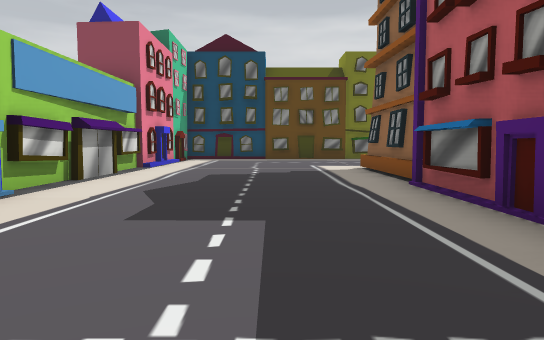
[1] (above)

19 first-person views from a walk through a scene from a Unity 3-D project. The camera is 1.2 m above the floor, tilts 4° down and sees 70° across. The floor is counted in squares, 2 m on a side. Each view is taken from the middle of a square. On the plan, view 1 faces up. The plan holds only what a view shows up to about 11 squares ahead; the rest is blank. The place goes on beyond the plan. The player character is not drawn.

[2]
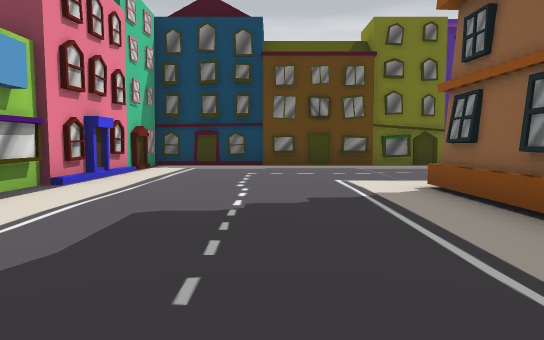

[3]
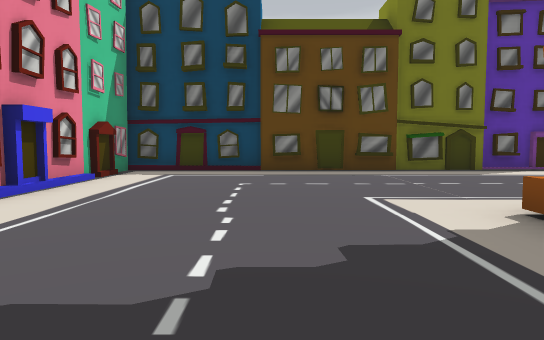

[4]
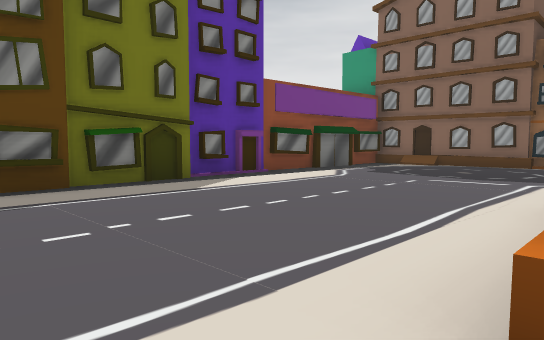

[5]
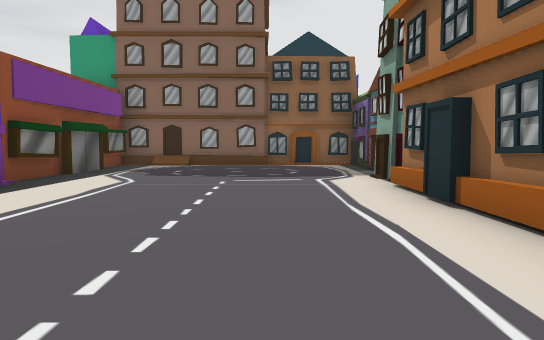

[6]
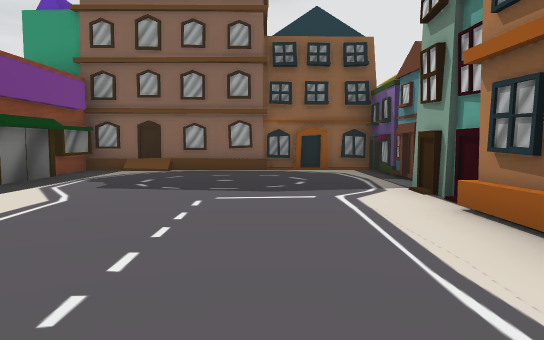

[7]
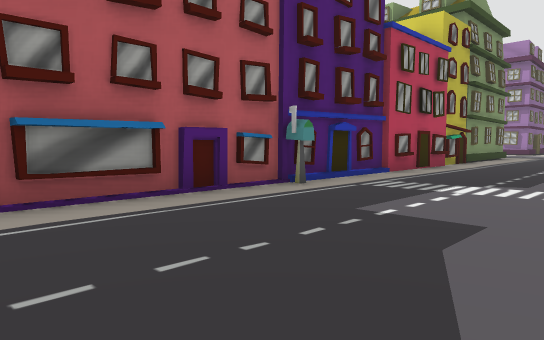

[8]
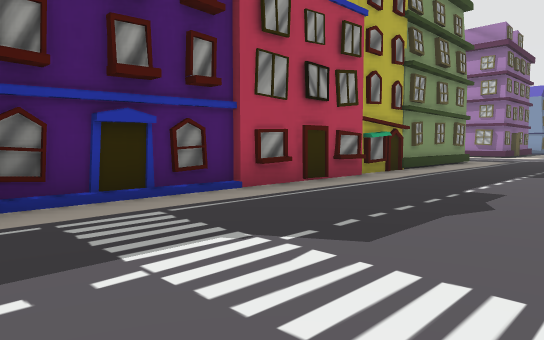

[9]
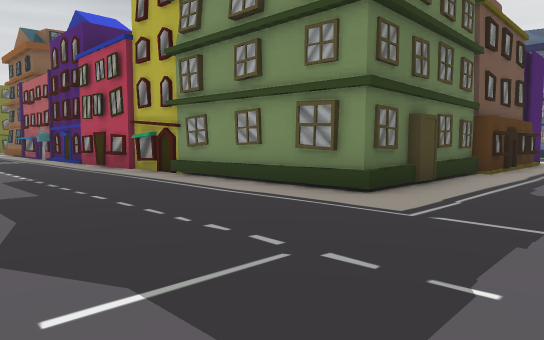

[10]
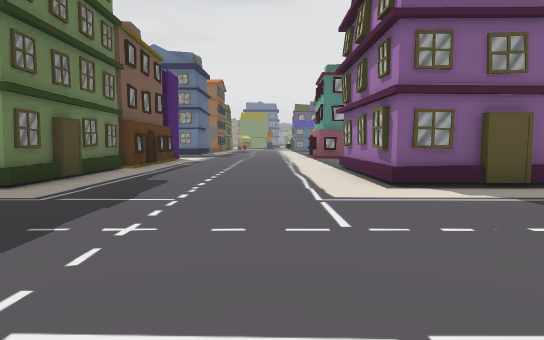

[11]
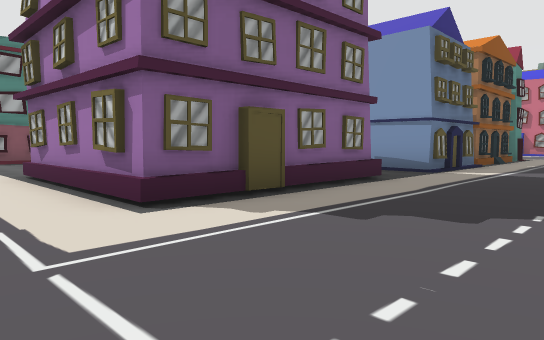

[12]
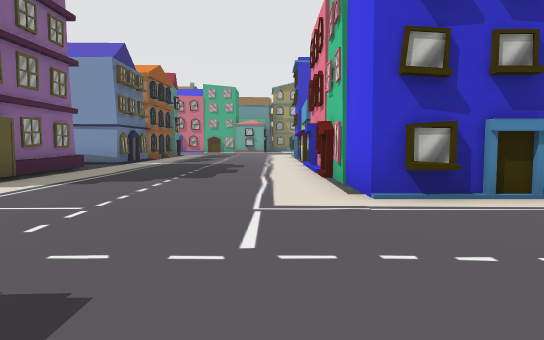

[13]
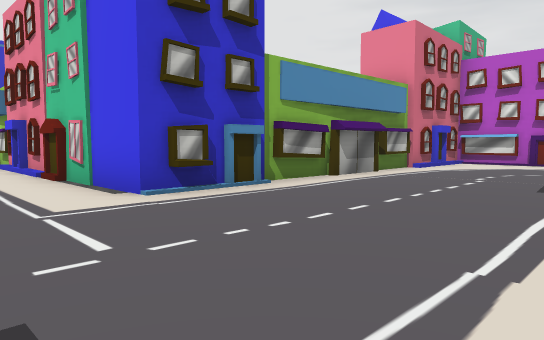

[14]
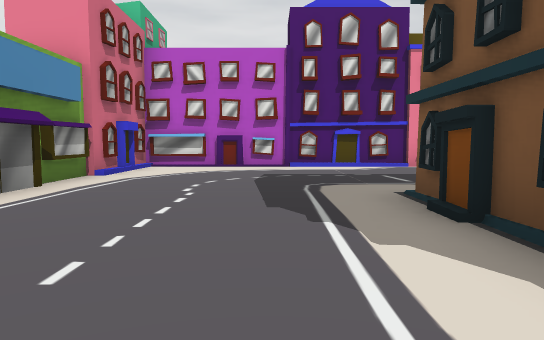

[15]
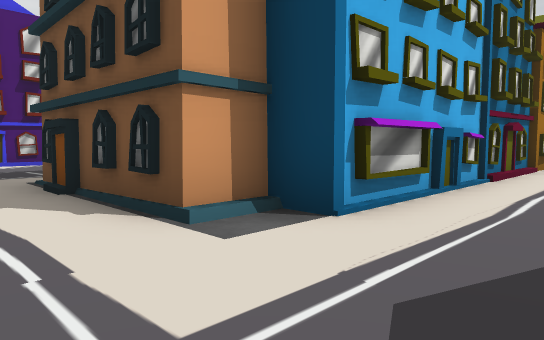

[16]
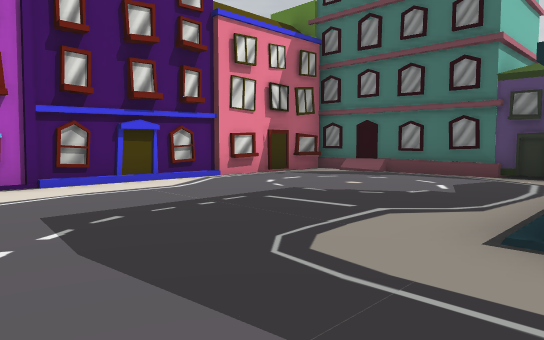

[17]
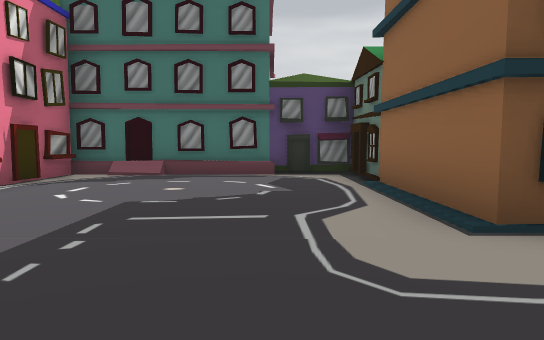

[18]
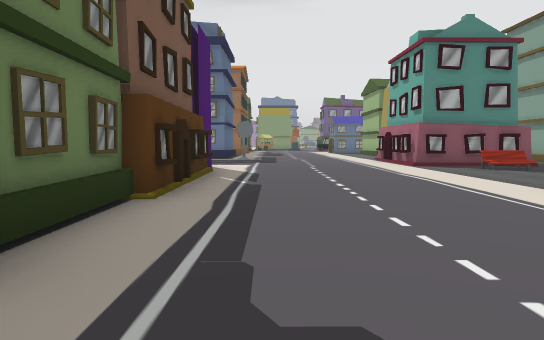

[19]
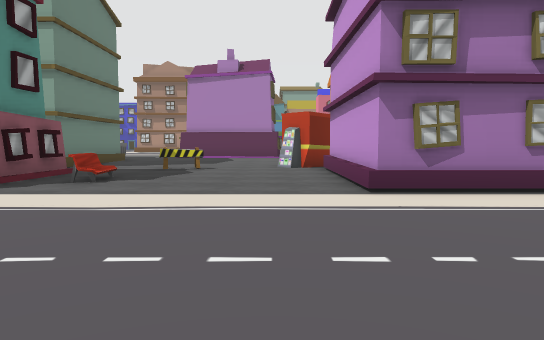

### Floor plan
Key: @ floor where view 1 was taken; # wall or solid block; . main floor; : floor 0.25 m higher than the main floor; / step, stairs or slope; H house; O other object.
Columns run from 13 left of view 1 to 13 right of it. Each row starts with its distance up from view 1.
 15           ###############H
 14           #..............H
 13           #..............H
 12           #..............H
 11           #..............H
 10           #..............H
  9           #....HHHHHHHH/HH
  8           #....H     H:H
  7           #....H     HH
  6           #....H
  5           #....#
  4           #....#
  3            ....#
  2            ....#
  1            ....#
  0            ..@.#
 -1            ....#
 -2           # ...#
 -3           # ...#
 -4           #....#
 -5 #HHHHH    #....#
 -6 #.....H   #....#
 -7 #.....H   #....H
 -8 #.....H   #....H
 -9 #.....H  ##....H
-10 #.....HHHH.....HHHHHHHHH##
-11 #..........................
-12 #..........................
-13 #..........................
-14 #..........................
-15 #....###...................
-16 ###### ####.....HHHH.....HH
-17           #.....H   H...OH
-18           #.....H  H.....H
-19           #.....H  H......H
-20           #.....H  H...O.
-21           #......   OO....H
-22           #.....HH  O.....H
-23           #   ..H         H

Positions as (right, up) in squares from view 1, and headings:
1: (0, 0), facing up
2: (0, 4), facing up
3: (0, 6), facing up
4: (1, 9), facing up-right
5: (1, 11), facing right
6: (3, 11), facing right
7: (-2, 6), facing down-right
8: (-2, 2), facing down-right
9: (-2, -13), facing up-right
10: (-3, -14), facing right
11: (-1, -14), facing down-right
12: (-2, -11), facing down
13: (-1, -11), facing down-left
14: (-3, -12), facing left
15: (-1, -12), facing up-left
16: (-7, -13), facing up-left
17: (-9, -13), facing up
18: (2, -12), facing right
19: (8, -11), facing down
